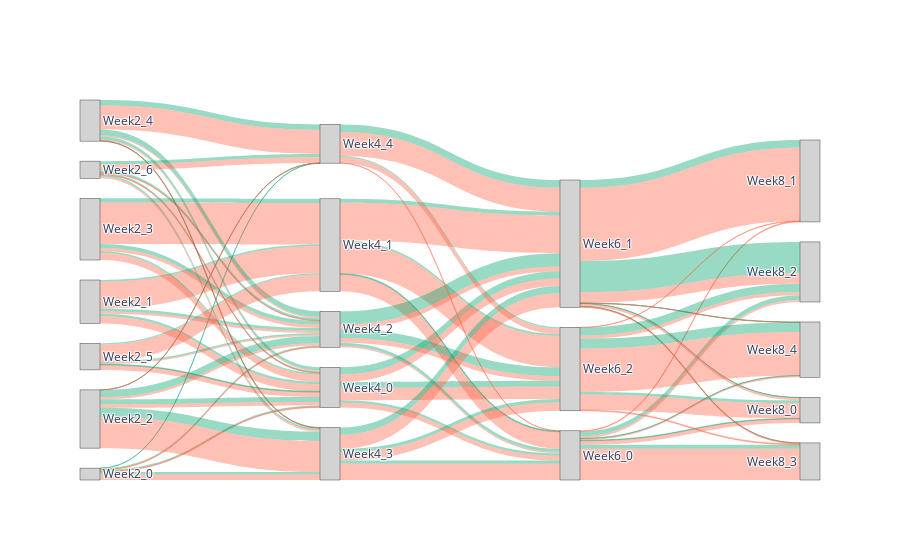

This figure's notebook cell:
### Code cell
create_sankey_diagram(labels_cluster_path, 'masked_hard_fail_perc_', [0.2, 0.4, 0.6, 0.8], Y)

### Figure 1 — Plotly figure (JSON) as saved in the notebook; plotly's stock layout.template omitted (floating-point values rounded to 4 significant figures; data arrays with more than 128 entries replaced by an {"elided": "..."} marker saying what was removed)
{"data": [{"link": {"color": {"elided": "130 str values"}, "source": {"elided": "130 int values"}, "target": {"elided": "130 int values"}, "value": {"elided": "130 int values"}}, "node": {"color": ["#D3D3D3", "#D3D3D3", "#D3D3D3", "#D3D3D3", "#D3D3D3", "#D3D3D3", "#D3D3D3", "#D3D3D3", "#D3D3D3", "#D3D3D3", "#D3D3D3", "#D3D3D3", "#D3D3D3", "#D3D3D3", "#D3D3D3", "#D3D3D3", "#D3D3D3", "#D3D3D3", "#D3D3D3", "#D3D3D3"], "label": ["Week2_0", "Week2_1", "Week2_2", "Week2_3", "Week2_4", "Week2_5", "Week2_6", "Week4_0", "Week4_1", "Week4_2", "Week4_3", "Week4_4", "Week6_0", "Week6_1", "Week6_2", "Week8_0", "Week8_1", "Week8_2", "Week8_3", "Week8_4"]}, "type": "sankey"}], "layout": {}}
